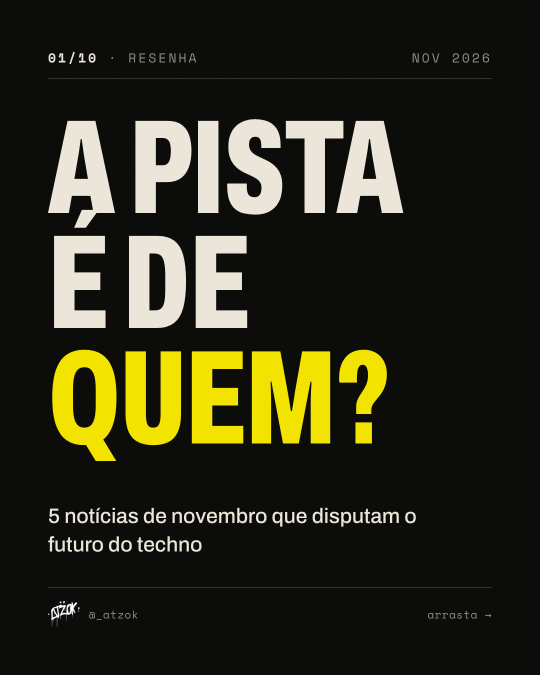
#> input picture cards/card-01.png, 1080 x 1350 px (shown at 1/2 size); its folder holds only this picture in this run
$ python contact.py
#> lines starting #> are read from the running program, lines starting #| are printed output that depends on the picture
# gera ../contact-sheet.png a partir de card-01..10.png
from PIL import Image, ImageDraw, ImageFont
import os
d0=os.path.join(os.path.dirname(os.path.abspath(__file__)),'..')
W,H=1080,1350; s=0.4; tw,th=int(W*s),int(H*s); g=24
sheet=Image.new('RGB',(tw*5+g*6,th*2+g*3+60),(24,24,22)); d=ImageDraw.Draw(sheet)
f=ImageFont.truetype('/usr/share/fonts/truetype/dejavu/DejaVuSansMono.ttf',22)
for i in range(10):
  im=Image.open(f'{d0}/card-{i+1:02d}.png').convert('RGB').resize((tw,th),Image.LANCZOS)
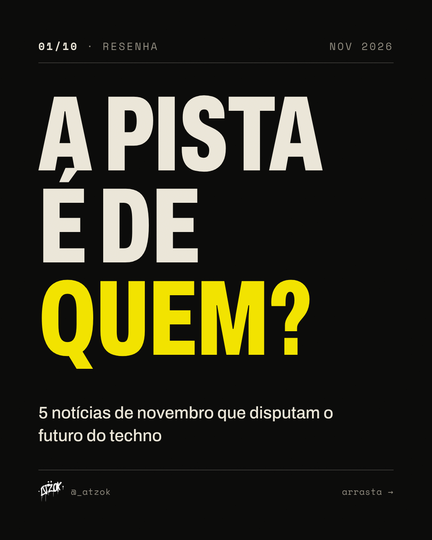
#> im: PIL image 432x540 RGB; mean R, G, B 44.7, 43.5, 29.3
  x=g+(i%5)*(tw+g); y=g+(i//5)*(th+g+30)
  sheet.paste(im,(x,y)); d.text((x,y+th+6),f'{i+1:02d}',fill=(200,200,190),font=f)
#> after `sheet.paste(im, (x, y))`:
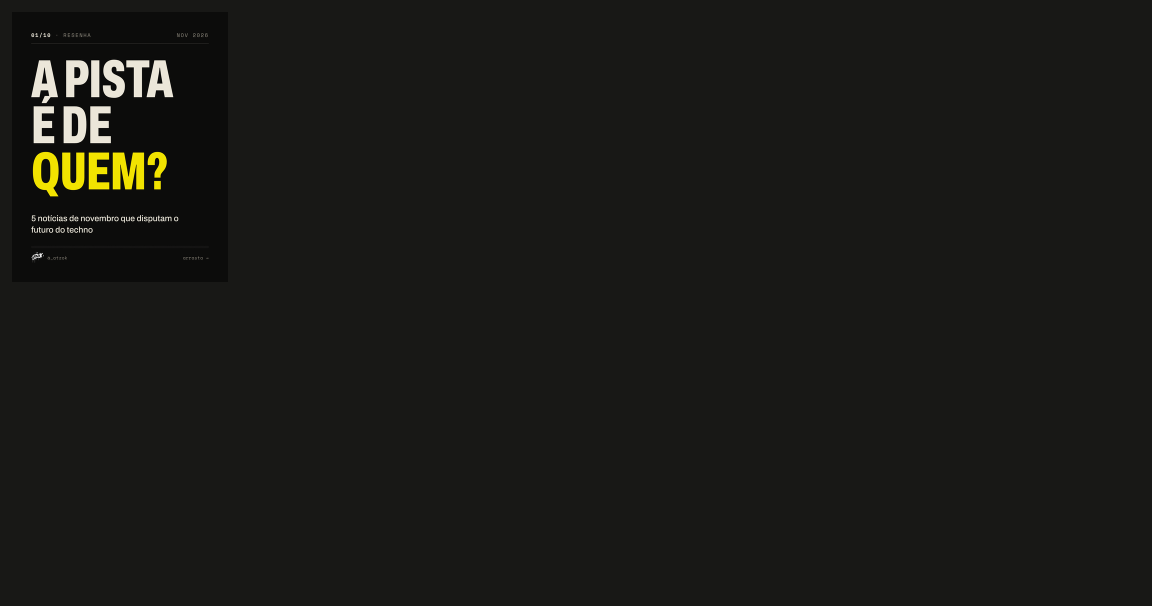
#> sheet: PIL image 2304x1212 RGB (shown at 1/2 size); mean R, G, B 25.7, 25.6, 22.6
#> (the run stopped early here; a loop or call above may not have finished)
